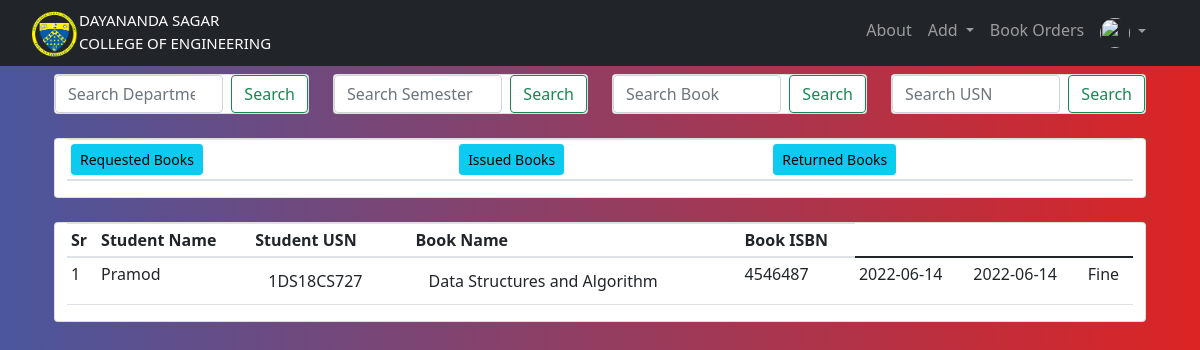
/orders_list (signed in), run on an earlier commit of the app's database.
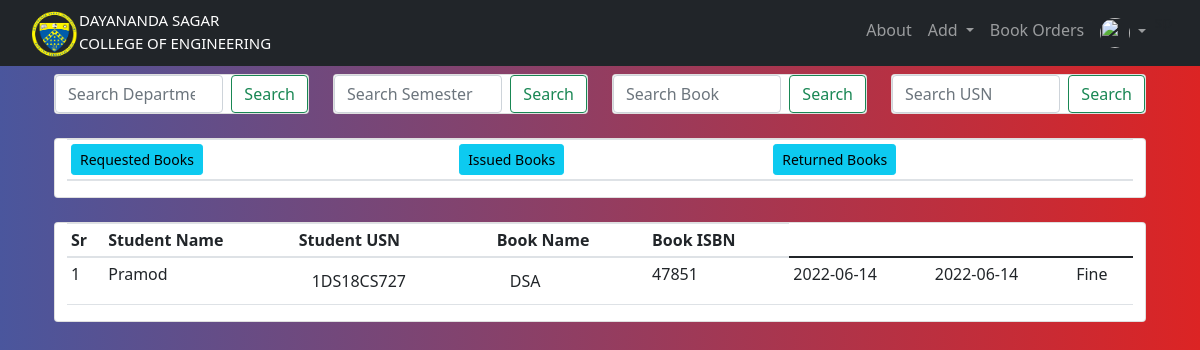
And on a later commit of the database.
### website/models.py (models this page shows, shortened)
class Student_Order(db.Model):
        id = db.Column(db.Integer, primary_key = True)
        status = db.Column(db.String(20), default = 'Requested', nullable = False)
        request_time = db.Column(db.DateTime, nullable = True)
        approve_time = db.Column(db.DateTime, nullable = True)
        return_time = db.Column(db.DateTime, nullable = True)
        returned_time = db.Column(db.DateTime, nullable = True)
        student_id = db.Column(db.Integer, db.ForeignKey('user.id'),nullable=True)
        student = db.relationship('User', backref=db.backref('students_order',lazy=True))
        book_id = db.Column(db.Integer, db.ForeignKey('addbook.id'),nullable=True)
        book = db.relationship('Addbook', backref=db.backref('books_order',lazy=True))

class Addbook(db.Model):
    __tablename__='addbook'
    __searchable__ = ['name', 'desc', 'isbn']
    id = db.Column(db.Integer, primary_key=True)
    name = db.Column(db.String(80), nullable=False)
    price = db.Column(db.Numeric(10,2), nullable=False)
    isbn = db.Column(db.Integer,default=0)
    stock = db.Column(db.Integer,nullable=False)
    available_copies = db.Column(db.Integer,nullable=False)
    desc = db.Column(db.Text, nullable=False)
    pub_date = db.Column(db.DateTime, nullable=False, default=datetime.utcnow)
    department_id = db.Column(db.Integer, db.ForeignKey('department.id'),nullable=False)
    department = db.relationship('Department', backref=db.backref('departments',lazy=True))
    semester_id = db.Column(db.Integer, db.ForeignKey('semester.id'),nullable=False)
    semester = db.relationship('Semester', backref=db.backref('semesters',lazy=True))
    image_1 = db.Column(db.String(150), nullable=False, default='image.jpg')
    image_2 = db.Column(db.String(150), nullable=False, default='image.jpg')
    image_3 = db.Column(db.String(150), nullable=False, default='image.jpg')

class User(db.Model,UserMixin):
        __searchable__ = ['usn']
        __tablename__='user'
        id = db.Column(db.Integer, primary_key=True)
        email = db.Column(db.String(150), unique=True)
        password=db.Column(db.String(150))
        first_name=db.Column(db.String(150))
        is_active = db.Column(db.Boolean,default=False)
        urole = db.Column(db.String(80))
        usn = db.Column(db.String(10))
        department_id = db.Column(db.Integer, db.ForeignKey('department.id'),nullable=True)
        department = db.relationship('Department', backref=db.backref('user_departments',lazy=True))
        semester_id = db.Column(db.Integer, db.ForeignKey('semester.id'),nullable=True)
        semester = db.relationship('Semester', backref=db.backref('user_semesters',lazy=True))
        def is_active(self):
                return self.is_active
        def get_urole(self):
                return self.urole

### website/views.py (the view)
@views.route('/orders_list')
def orders_list_for_admin():
    orders = Student_Order.query.all()
    return render_template("orders_list_for_admin.html", user=current_user,orders=orders)

### website/templates/orders_list_for_admin.html (shortened to what the changed rows need)
{% extends "base.html" %} {% block title %}Oders List{% endblock %}
{% block content %}
<br>
<br>
<div class="container">
<br>
<div class="container">
        <div class="row">
            <div class="card">
                <table class="table table-sm">
                    <thead>
                        <th><a href ="{{url_for('views.orders_list_on_status',status='Requested')}}" class="btn btn-info btn-sm">Requested Books</a></th>
                        <th><a href ="{{url_for('views.orders_list_on_status',status='Issued')}}" class="btn btn-info btn-sm">Issued Books</a></th>
                        <th><a href ="{{url_for('views.orders_list_on_status',status='Returned')}}" class="btn btn-info btn-sm">Returned Books</a></th>
                    </thead>
                </table>
            </div>
         </div>
</div>
<br>
<div class="container">
        <div class="row">
            <div class="card">
                <table class="table table-sm">
                    <thead>
                        <th>Sr</th>
                        <th>Student Name</th>
                        <th>Student USN</th>
                        <th>Book Name</th>
                        <th>Book ISBN</th>
                    </thead>
                    <tbody>
                    {% for order in orders%}
                        <td>{{loop.index}}</td>
                        <td>{{order.student.first_name}}</td>
                        <td>
                            <button type="button" class="btn btn" data-toggle="modal" data-target="#student_info">{{order.student.usn}}</button>
                        </td>
                        <td>
                            <button type="button" class="btn btn" data-toggle="modal" data-target="#book_into_modal">{{order.book.name}}</button>
                        </td>
                        <td>{{order.book.isbn}}</td>
                        {% if(order.status == "Requested")%}
                        <td>
                            <form class="form" method="post" action="/orders_list/Requested">
                            <select name="status" id="status" class="form-control" required>
                                <option value="">Requested</option>
                                <option value="Issued,{{order.id}}">Issue Book</option>
                                <option value="Declined,{{order.id}}">Decline Request</option>
                            </select>
                        </td>
                        <td>{{order.request_time.date()}}</td>
                        {% elif(order.status == "Returned")%}
                        <td>{{order.approve_time.date()}}</td>
                        <td>{{order.returned_time.date()}}</td>
                        <td>Fine</td>
                        {% endif %}
                    {% endfor %}
                    </tbody>
                </table>
    </div>
         </div>
</div>
{% endblock %}

What changed in the data, as far as the page shows it:
changed Student_Order "Pramod": book.name "Data Structures and Algorithm" → "DSA"; book.isbn "4546487" → "47851"
